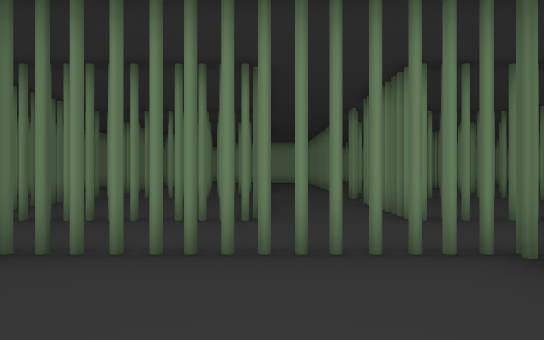
View 1 (above)

24 first-person views from a walk through a Unity game level. The camera is 1.3 m above the floor, looks level and sees 70° across. The floor is counted in squares, 1.62 m on a side. Each view is taken from the middle of a square. On the plan, view 1 faces up. The plan holds only what a view shows up to about 12 squares ahead; the rest is blank. The player character is not drawn.

View 2
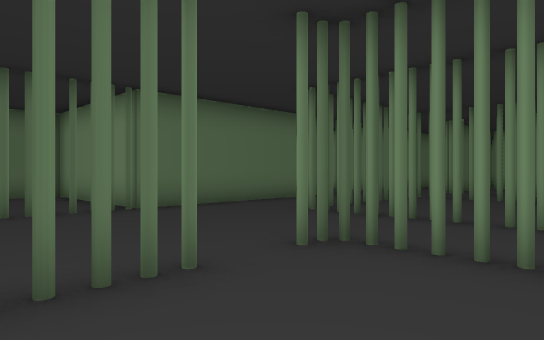

View 3
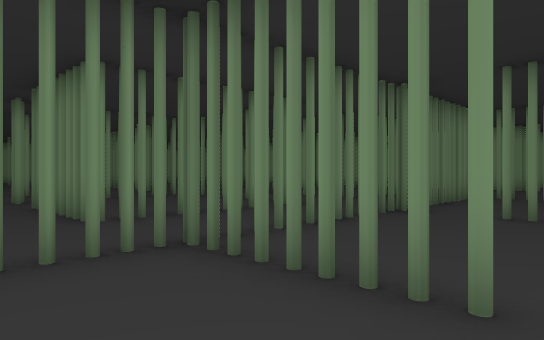

View 4
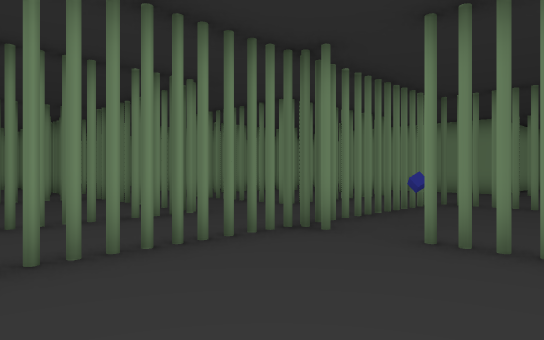

View 5
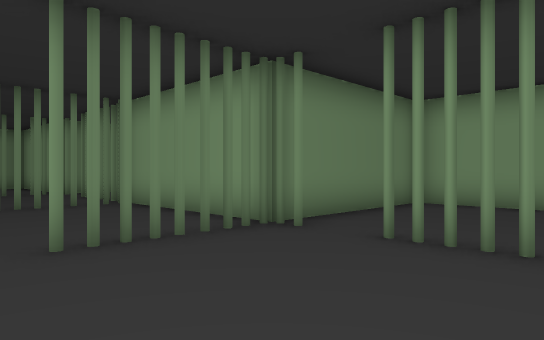

View 6
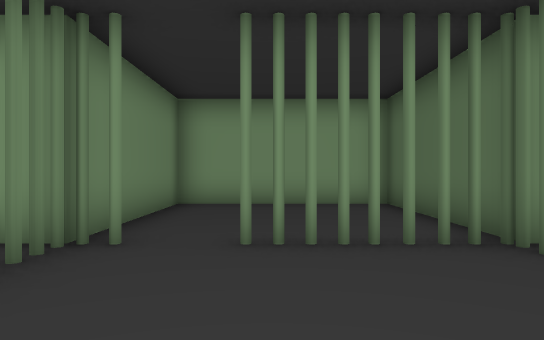

View 7
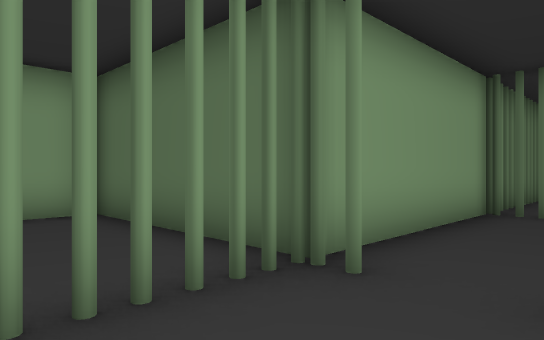

View 8
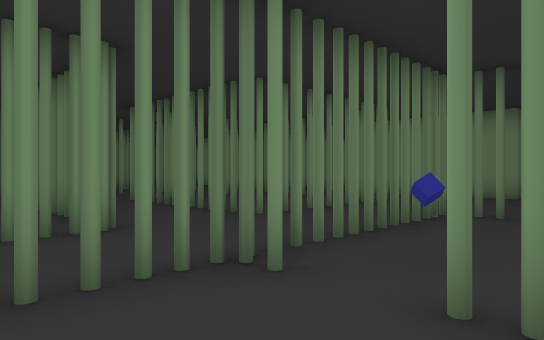

View 9
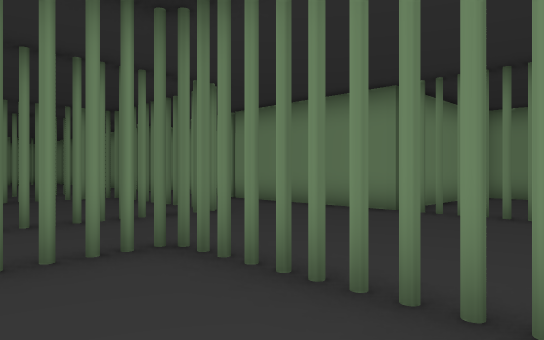

View 10
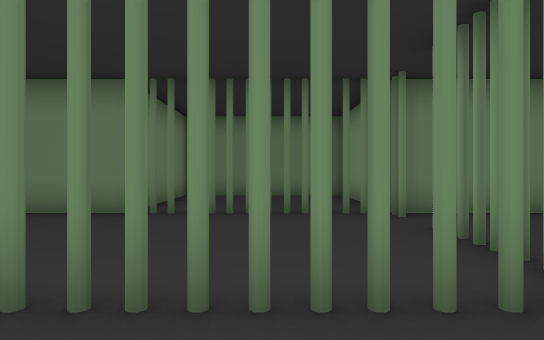

View 11
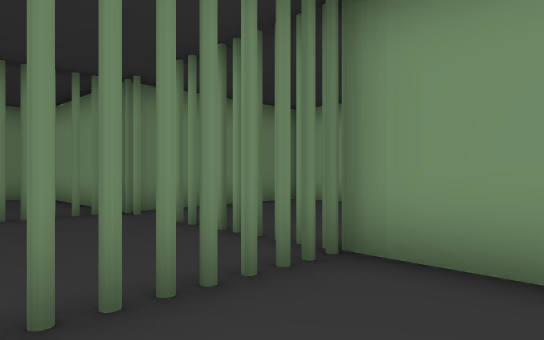

View 12
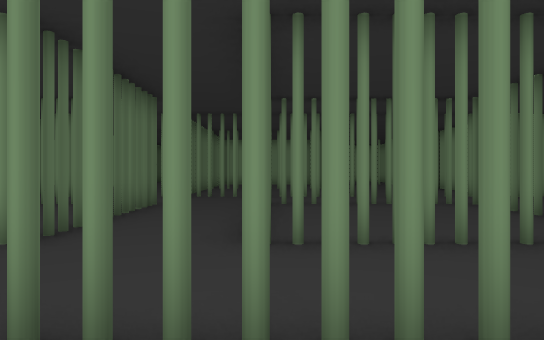

View 13
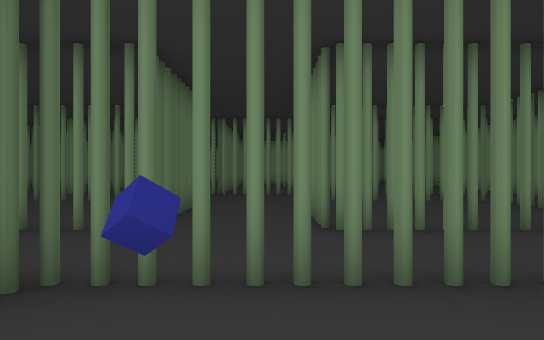

View 14
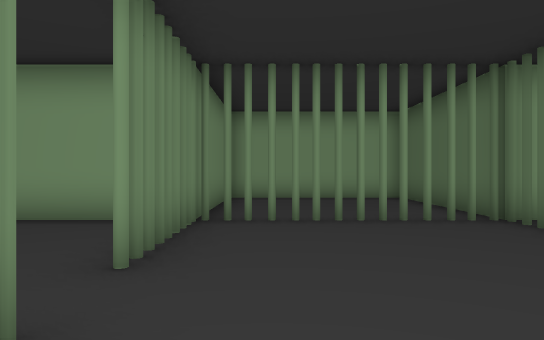

View 15
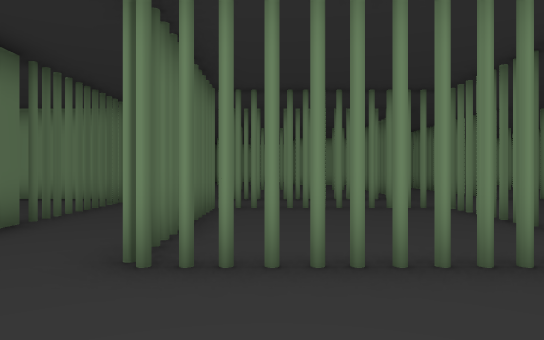

View 16
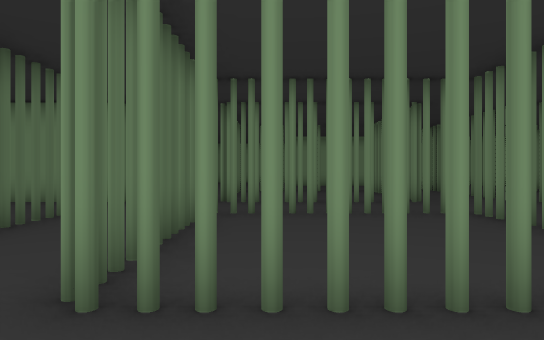

View 17
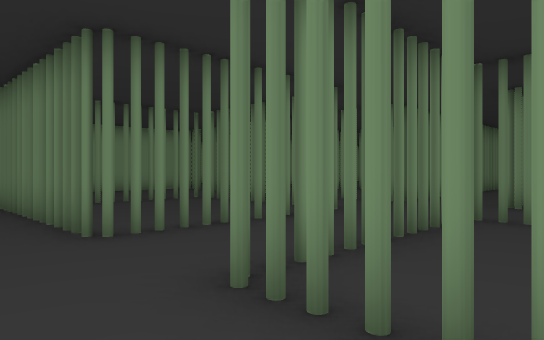

View 18
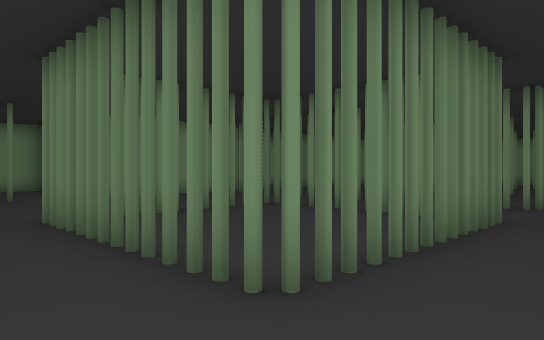

View 19
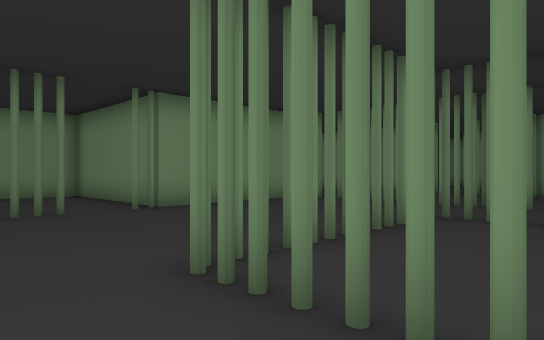

View 20
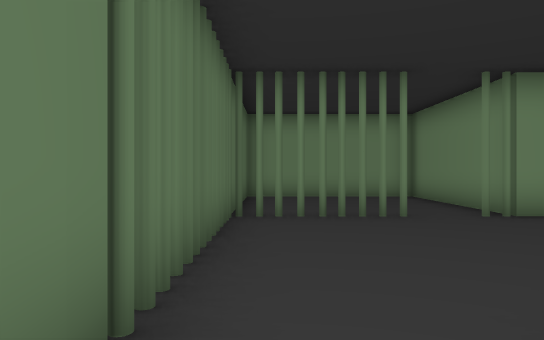

View 21
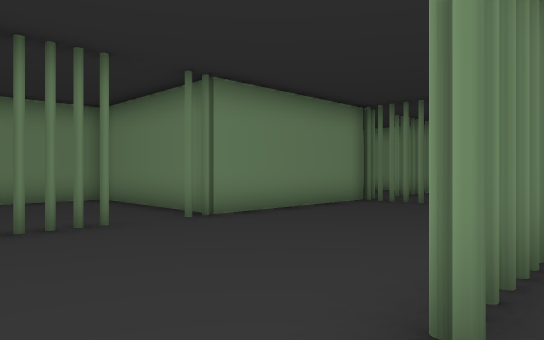

View 22
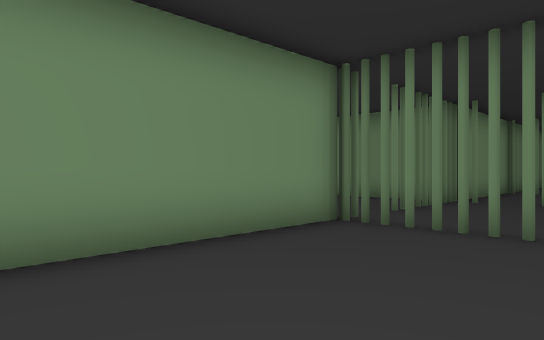

View 23
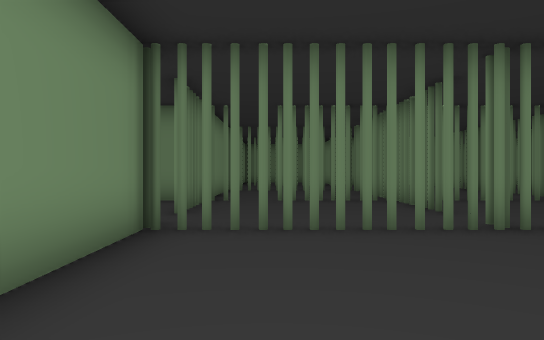

View 24
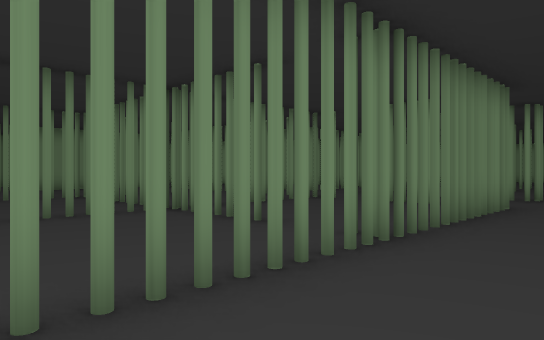

### Floor plan
Points are (right, up) in squares from view 1. A wall is a line through its corners. A room is listed if a view was taken in it or the views show most of it. See-through windows are left out.
Room 1 (views 1, 2, 3, 4, 5, 6, 7, 8, 9, 10, 11, 12, 13, 14, 15, 16, 17, 18, 19, 20, 21, 22, 23, 24)
walls: (7.6, -1.2) (11.2, -1.2); (2.3, -1.4) (2.3, -6.2) (7.2, -6.2) (7.2, -1.4); (10.2, 23.7) (7.4, 23.7); (1.5, 23.7) (-2.6, 23.7); (7.2, 24.5) (7.2, 26.5); (-7.7, 8.5) (-7.7, 4.4); (-2.1, -1.2) (1.4, -1.2); (-8.5, 13.7) (-10.5, 13.7); (-7.7, 18.5) (-7.7, 18); (-2.8, 24.4) (-2.8, 28.7) (-7.7, 28.7) (-7.7, 27); (-8.4, 3.7) (-10.5, 3.7); (18.9, -1.2) (21.4, -1.2); (-2.8, -5) (-2.8, -1.4); (22.2, 2.5) (22.2, 3.7) (17.2, 3.7) (17.2, 8.5); (-7.7, -1.4) (-7.7, -5.8); (-7.7, 24.9) (-7.7, 24.4); (15.6, -6.2) (16.6, -6.2); (17.2, -6.2) (17.2, -1.5); (-7.8, -6.2) (-2.8, -6.2)
objects: other object (-8, -1); other object (-8, 0); other object (-8, 1); other object (-8, 2); other object (-8, 3); other object (-8, 4); other object (-8, 9); other object (-8, 10); other object (-8, 11); other object (-8, 12); other object (-8, 13); other object (-8, 19); other object (-8, 20); other object (-8, 21); other object (-8, 22); other object (-8, 23); other object (-8, 24); other object (-7, -1); other object (-7, 24); other object (-6, -1); other object (-6, 24); other object (-5, -1); other object (-5, 6); other object (-5, 7); other object (-5, 8); other object (-5, 9); other object (-5, 10); other object (-5, 11); other object (-5, 14); other object (-5, 15); other object (-5, 16); other object (-5, 17); other object (-5, 18); other object (-5, 19); other object (-5, 24); other object (-4, -1); other object (-4, 6); other object (-4, 11); other object (-4, 14); other object (-4, 19); other object (-3, -1); other object (-3, 0); other object (-3, 1); other object (-3, 2); other object (-3, 3); other object (-3, 4); other object (-3, 6); other object (-3, 11); other object (-3, 14); other object (-3, 19); other object (-3, 24); other object (-2, 4); other object (-2, 6); other object (-2, 11); other object (-2, 14); other object (-2, 19); other object (-1, 4); other object (-1, 6); other object (-1, 11); other object (-1, 14); other object (0, 4); other object (0, 6); other object (0, 9); other object (0, 10); other object (0, 11); other object (0, 14); other object (0, 15); other object (0, 16); other object (0, 17); other object (0, 18); other object (0, 19); other object (1, 4); other object (2, -1); other object (2, 1); other object (2, 2); other object (2, 3); other object (2, 4); other object (2, 6); other object (2, 7); other object (2, 8); other object (2, 11); other object (2, 14); other object (2, 15); other object (2, 16); other object (2, 17); other object (2, 18); other object (2, 19); other object (2, 20); other object (2, 21); other object (2, 22); other object (2, 23); other object (2, 24); other object (3, -1); other object (3, 6); other object (3, 11); other object (3, 14); other object (3, 19); other object (3, 24); other object (4, -1); other object (4, 4); other object (4, 6); other object (4, 11); other object (4, 14); other object (4, 24); other object (5, -1); other object (5, 4); other object (5, 6); other object (5, 11); other object (5, 14); other object (5, 19); other object (5, 24); other object (6, 4); other object (6, 6); other object (6, 11); other object (6, 19); other object (6, 24); other object (7, -1); other object (7, 0); other object (7, 1); other object (7, 2); other object (7, 3); other object (7, 4); other object (7, 6); other object (7, 7); other object (7, 8); other object (7, 9); other object (7, 10); other object (7, 11); other object (7, 14); other object (7, 15); other object (7, 16); other object (7, 17); other object (7, 18); other object (7, 19); other object (7, 20); other object (7, 21); other object (7, 22); other object (7, 23); other object (7, 24); other object (8, 4); other object (8, 14); other object (9, 2); other object (9, 4); other object (9, 19); other object (10, 4); other object (10, 6); other object (10, 7); other object (10, 8); other object (10, 9); other object (10, 10); other object (11, 4); other object (11, 6); other object (11, 11); other object (11, 14); other object (12, -1); other object (12, 0); other object (12, 1); other object (12, 2); other object (12, 3); other object (12, 4); other object (12, 6); other object (12, 11); other object (12, 14); other object (12, 20); other object (13, -1); other object (13, 6); other object (13, 11); other object (13, 14); other object (14, -1); other object (14, 6); other object (14, 11); other object (14, 14); other object (15, -1); other object (15, 6); other object (15, 8); other object (15, 10); other object (15, 11); other object (17, -1); other object (17, 0); other object (17, 1); other object (17, 2); other object (17, 3)

Positions as (right, up) in squares from view 1, and headings:
1: (0, 0), facing up
2: (0, 0), facing up-left
3: (0, 0), facing up-right
4: (3, 0), facing up-right
5: (3, 3), facing down-right
6: (5, 3), facing down
7: (5, 1), facing down-left
8: (5, 1), facing up-right
9: (10, 0), facing up-right
10: (10, 1), facing right
11: (10, 2), facing down-right
12: (10, 2), facing up
13: (9, 1), facing up
14: (-4, 5), facing down
15: (-4, 3), facing up
16: (-4, 4), facing up
17: (-7, 9), facing up-right
18: (-7, 12), facing up-right
19: (-7, 16), facing up-right
20: (-7, 17), facing up
21: (-7, 18), facing up-right
22: (-3, 20), facing up-right
23: (-3, 22), facing right
24: (0, 23), facing down-right
